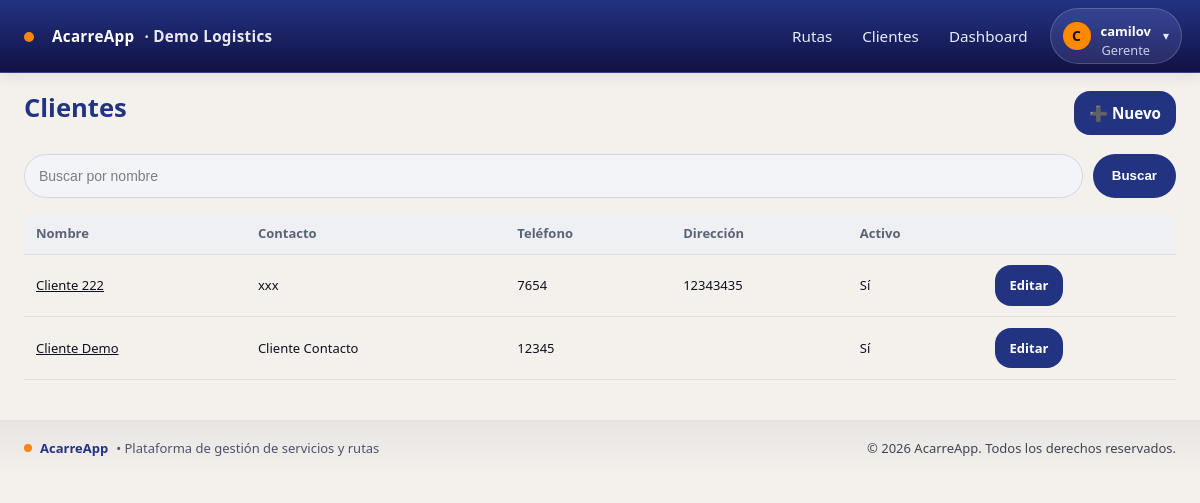
The page /empresa/clientes/ (signed in) on the database as committed earlier.
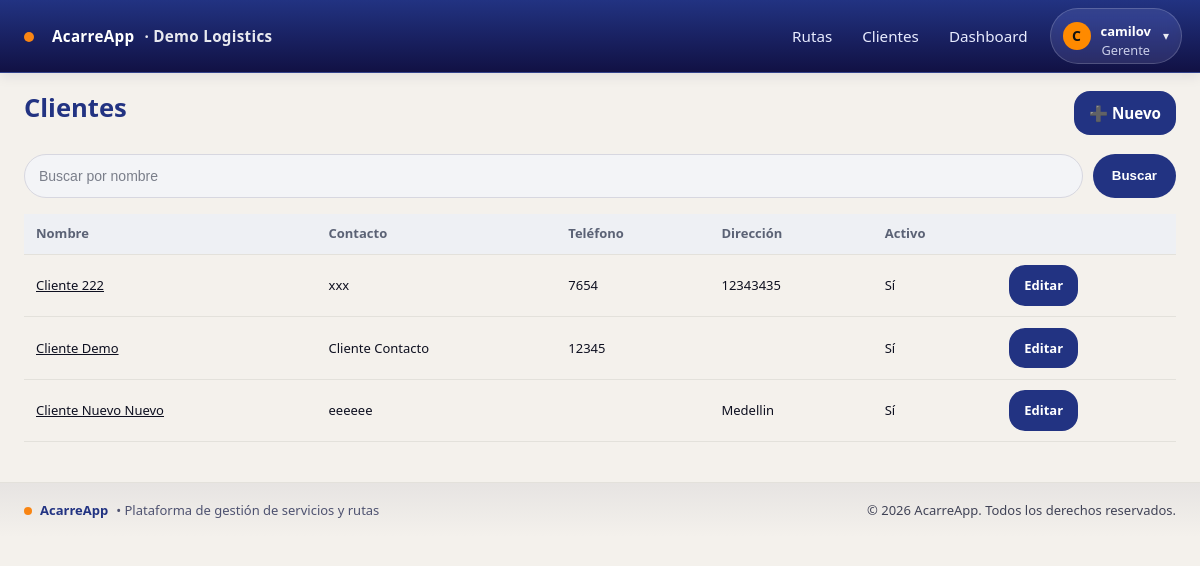
The same page on the database as committed later.
### empresa/models.py (models this page shows, shortened)
class Cliente(models.Model):
    empresa = models.ForeignKey(Empresa, on_delete=models.PROTECT)
    nombre = models.CharField(max_length=120)
    contacto = models.CharField(max_length=120, blank=True)
    telefono = models.CharField(max_length=50, blank=True)
    direccion = models.CharField(max_length=200, blank=True)
    activo = models.BooleanField(default=True)
    class Meta:
        unique_together = [('empresa','nombre')]
        ordering = ['nombre']

### empresa/views.py (the view)
# urls.py: path("clientes/", ClienteListView.as_view(), name="clientes_list"),
class ClienteListView(GerenteRequiredMixin, LoginRequiredMixin, ListView):
    template_name = "empresa/clientes_list.html"
    context_object_name = "clientes"
    paginate_by = 20
    def get_queryset(self):
        emp = get_current_empresa()
        qs = Cliente.objects.filter(empresa=emp)
        q = self.request.GET.get("q")
        if q:
            qs = qs.filter(nombre__icontains=q)
        return qs.order_by("nombre")

### acarreapp/context_processors.py (called while the page is built)
def vapid_public_key(request):
    return {"VAPID_PUBLIC_KEY": settings.VAPID_PUBLIC_KEY}

### acarreapp/tenancy.py (called while the page is built)
def set_current_empresa(empresa):
    _state.empresa = empresa

def get_current_empresa():
    return getattr(_state, 'empresa', None)

def empresa_context(request):
    return {'empresa_actual': get_current_empresa()}

### acarreapp/views.py (called while the page is built)
    def test_func(self):
        u = self.request.user
        rol = (getattr(getattr(u, "userprofile", None), "rol", "") or "").upper()
        return u.is_superuser or u.is_staff or rol == "GERENTE"

### templates/empresa/clientes_list.html (shortened to what this page needs)
{% extends "base.html" %}
{% block content %}
<div class="page-header">
  <h1 class="m-0">Clientes</h1>
  <a class="btn btn-primary" href="{% url 'empresa:clientes_create' %}">➕ Nuevo</a>
</div>
<form class="search-wrap" method="get" role="search">
  <input class="search-input" name="q" placeholder="Buscar por nombre" value="{{ request.GET.q }}">
  <button class="btn btn-primary search-btn" type="submit">Buscar</button>
</form>
<div class="only-desktop table-scroll">
  <table class="table compact align-middle">
    <thead>
      <tr>
        <th>Nombre</th>
        <th>Contacto</th>
        <th>Teléfono</th>
        <th>Dirección</th>
        <th>Activo</th>
        <th class="text-end"></th>
      </tr>
    </thead>
    <tbody>
      {% for c in clientes %}
      <tr>
        <td><a href="{% url 'empresa:clientes_detail' c.id %}">{{ c.nombre }}</a></td>
        <td>{{ c.contacto }}</td>
        <td>{{ c.telefono }}</td>
        <td>{{ c.direccion }}</td>
        <td>{{ c.activo|yesno:"Sí,No" }}</td>
        <td class="text-end">
          <a class="btn btn-sm btn-outline-secondary" href="{% url 'empresa:clientes_update' c.id %}">Editar</a>
        </td>
      </tr>
      {% empty %}
      <tr><td colspan="6">Sin resultados.</td></tr>
      {% endfor %}
    </tbody>
  </table>
</div>
{% endblock %}

Rows that differ between the two databases and show on the page:
added Cliente: nombre "Cliente Nuevo Nuevo", contacto "eeeeee", direccion "Medellin", activo "Sí"
